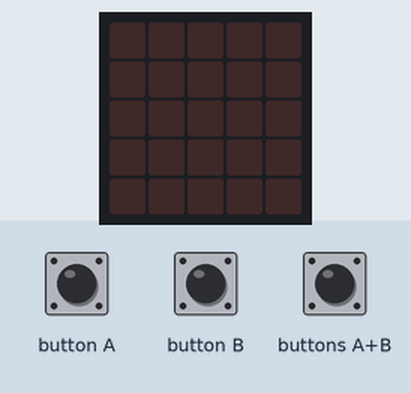
This program was run on a simulated BBC micro:bit (MakeCode). Shown: the board's 5×5 LED display. The test bench sets the inputs (shaded band).

Above: at 1.2 s.
1.3 s: button A pressed for 0.15 s
At 2.9 s:
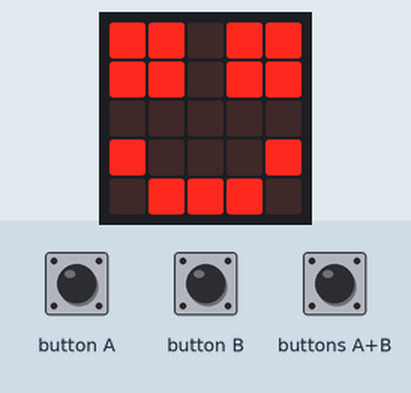
3.5 s: button B pressed for 0.15 s
At 4.6 s:
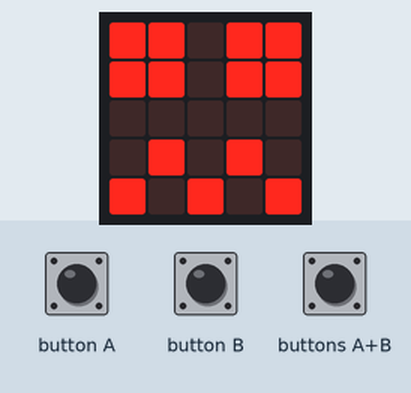
5.7 s: buttons A+B pressed for 0.15 s
At 7.5 s:
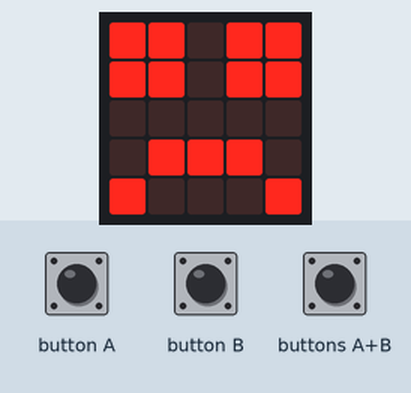
Timing chart, 0 to 9.0 s (numbered marks = the images above; inputs shaded):
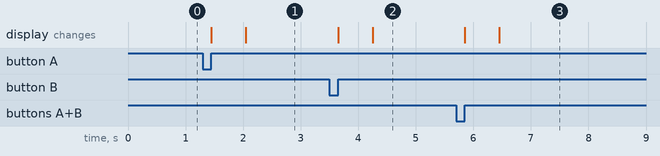

Measured:
- after the input at 1.3 s, the display: first changes after 0.15 s (image 1 shows a later state)
- after the input at 3.5 s, the display: first changes after 0.15 s (image 2 shows a later state)
- after the input at 5.7 s, the display: first changes after 0.15 s (image 3 shows a later state)

The program:

main.ts
```typescript
input.onButtonPressed(Button.A, function () {
    basic.showIcon(IconNames.Happy)
    basic.showLeds(`
        # # . # #
        # # . # #
        . . . . .
        # . . . #
        . # # # .
        `)
})
input.onButtonPressed(Button.AB, function () {
    basic.showIcon(IconNames.Sad)
    basic.showLeds(`
        # # . # #
        # # . # #
        . . . . .
        . # # # .
        # . . . #
        `)
})
input.onButtonPressed(Button.B, function () {
    basic.showIcon(IconNames.Confused)
    basic.showLeds(`
        # # . # #
        # # . # #
        . . . . .
        . # . # .
        # . # . #
        `)
})
basic.forever(function () {

})
```

test.ts
```typescript
// test ender her, dette bliver ikke kompileret, når denne pakke bruges som en udvidelse.
```
